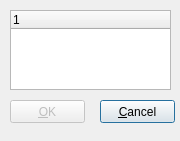
<ui version="4.0" >
 <class>qdDrives</class>
 <widget class="QDialog" name="qdDrives" >
  <property name="geometry" >
   <rect>
    <x>0</x>
    <y>0</y>
    <width>180</width>
    <height>141</height>
   </rect>
  </property>
  <property name="windowTitle" >
   <string>Drives</string>
  </property>
  <widget class="QPushButton" name="qpbCancel" >
   <property name="geometry" >
    <rect>
     <x>100</x>
     <y>100</y>
     <width>75</width>
     <height>23</height>
    </rect>
   </property>
   <property name="text" >
    <string>&amp;Cancel</string>
   </property>
  </widget>
  <widget class="QPushButton" name="qpbOK" >
   <property name="enabled" >
    <bool>false</bool>
   </property>
   <property name="geometry" >
    <rect>
     <x>10</x>
     <y>100</y>
     <width>75</width>
     <height>23</height>
    </rect>
   </property>
   <property name="text" >
    <string>&amp;OK</string>
   </property>
  </widget>
  <widget class="QTreeWidget" name="qtwDrives" >
   <property name="geometry" >
    <rect>
     <x>10</x>
     <y>10</y>
     <width>161</width>
     <height>80</height>
    </rect>
   </property>
   <property name="selectionMode" >
    <enum>QAbstractItemView::ExtendedSelection</enum>
   </property>
   <property name="rootIsDecorated" >
    <bool>false</bool>
   </property>
  </widget>
 </widget>
 <resources/>
 <connections>
  <connection>
   <sender>qpbOK</sender>
   <signal>clicked()</signal>
   <receiver>qdDrives</receiver>
   <slot>accept()</slot>
   <hints>
    <hint type="sourcelabel" >
     <x>51</x>
     <y>141</y>
    </hint>
    <hint type="destinationlabel" >
     <x>93</x>
     <y>100</y>
    </hint>
   </hints>
  </connection>
  <connection>
   <sender>qpbCancel</sender>
   <signal>clicked()</signal>
   <receiver>qdDrives</receiver>
   <slot>reject()</slot>
   <hints>
    <hint type="sourcelabel" >
     <x>141</x>
     <y>141</y>
    </hint>
    <hint type="destinationlabel" >
     <x>93</x>
     <y>100</y>
    </hint>
   </hints>
  </connection>
 </connections>
</ui>
